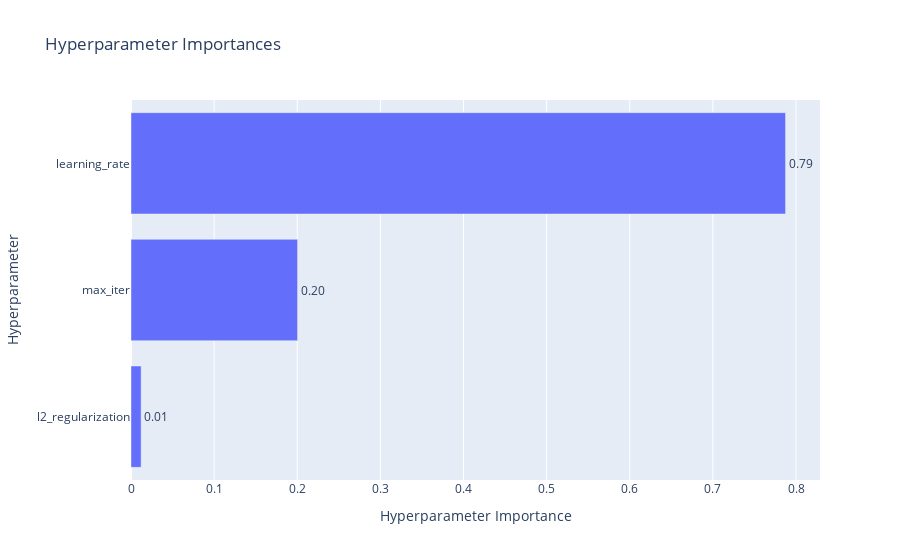

Here is the notebook cell this chart was saved with:
### Markdown cell above
2. **Which hyperparameters had the greatest impact on the defined objective?**

To answer this, we use `optuna.visualization.plot_param_importances()`.  
Under the hood, it relies on a **fANOVA importance evaluator**, which trains a RandomForest to predict the objective scores and identifies the hyperparameters that contributed most to performance variations.

### Code cell
optuna.visualization.plot_param_importances(study=study)

### Figure 1 — Plotly figure (JSON) as saved in the notebook; plotly's stock layout.template omitted (floating-point values rounded to 4 significant figures)
{"data": [{"cliponaxis": false, "hovertemplate": ["l2_regularization (CategoricalDistribution): 0.012190560239285992<extra></extra>", "max_iter (IntDistribution): 0.20040604383382987<extra></extra>", "learning_rate (FloatDistribution): 0.7874033959268841<extra></extra>"], "name": "Objective Value", "orientation": "h", "text": ["0.01", "0.20", "0.79"], "textposition": "outside", "type": "bar", "x": [0.01219, 0.2004, 0.7874], "y": ["l2_regularization", "max_iter", "learning_rate"]}], "layout": {"title": {"text": "Hyperparameter Importances"}, "xaxis": {"title": {"text": "Hyperparameter Importance"}}, "yaxis": {"title": {"text": "Hyperparameter"}}}}
